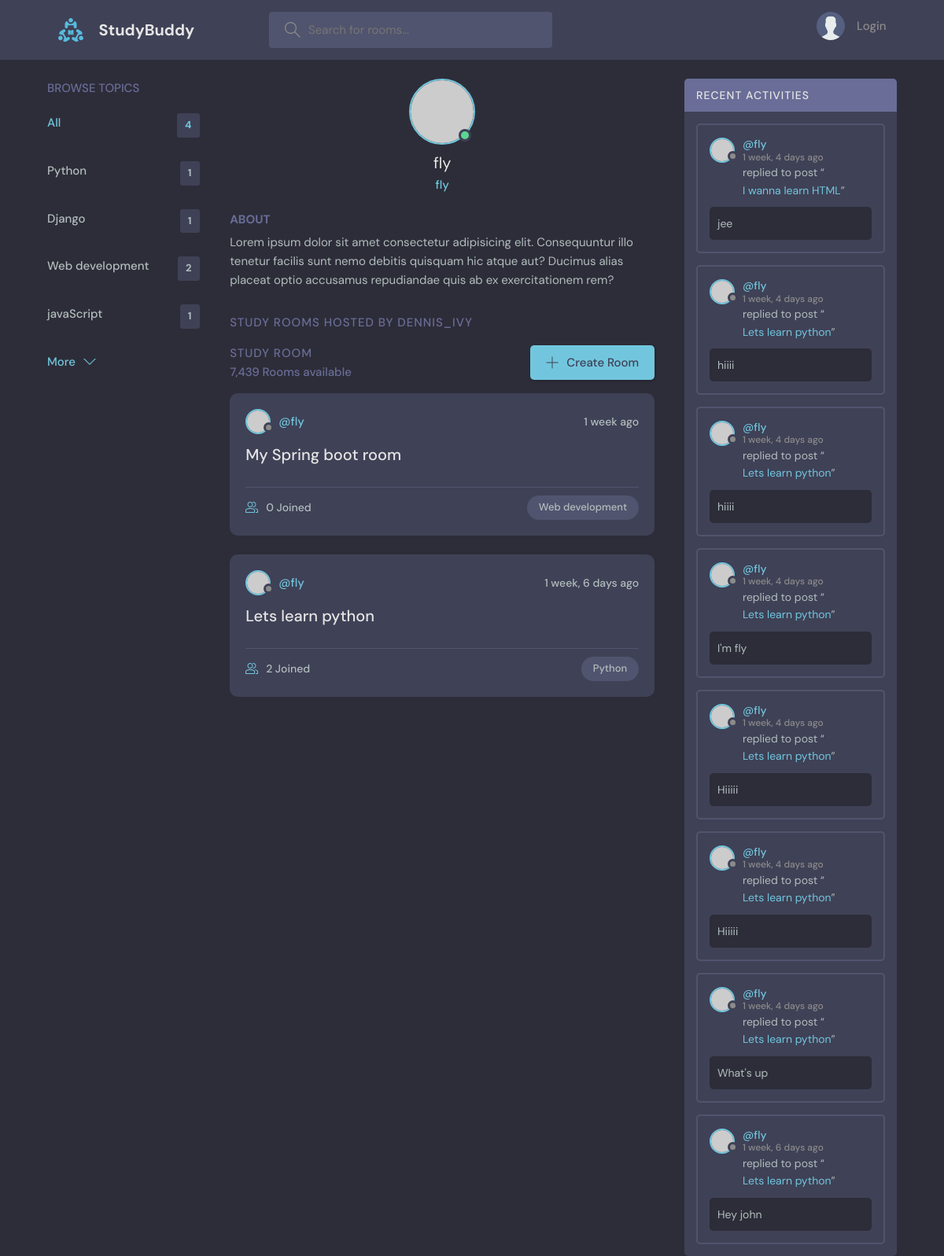
/profile/1, run on an earlier commit of the app's database.
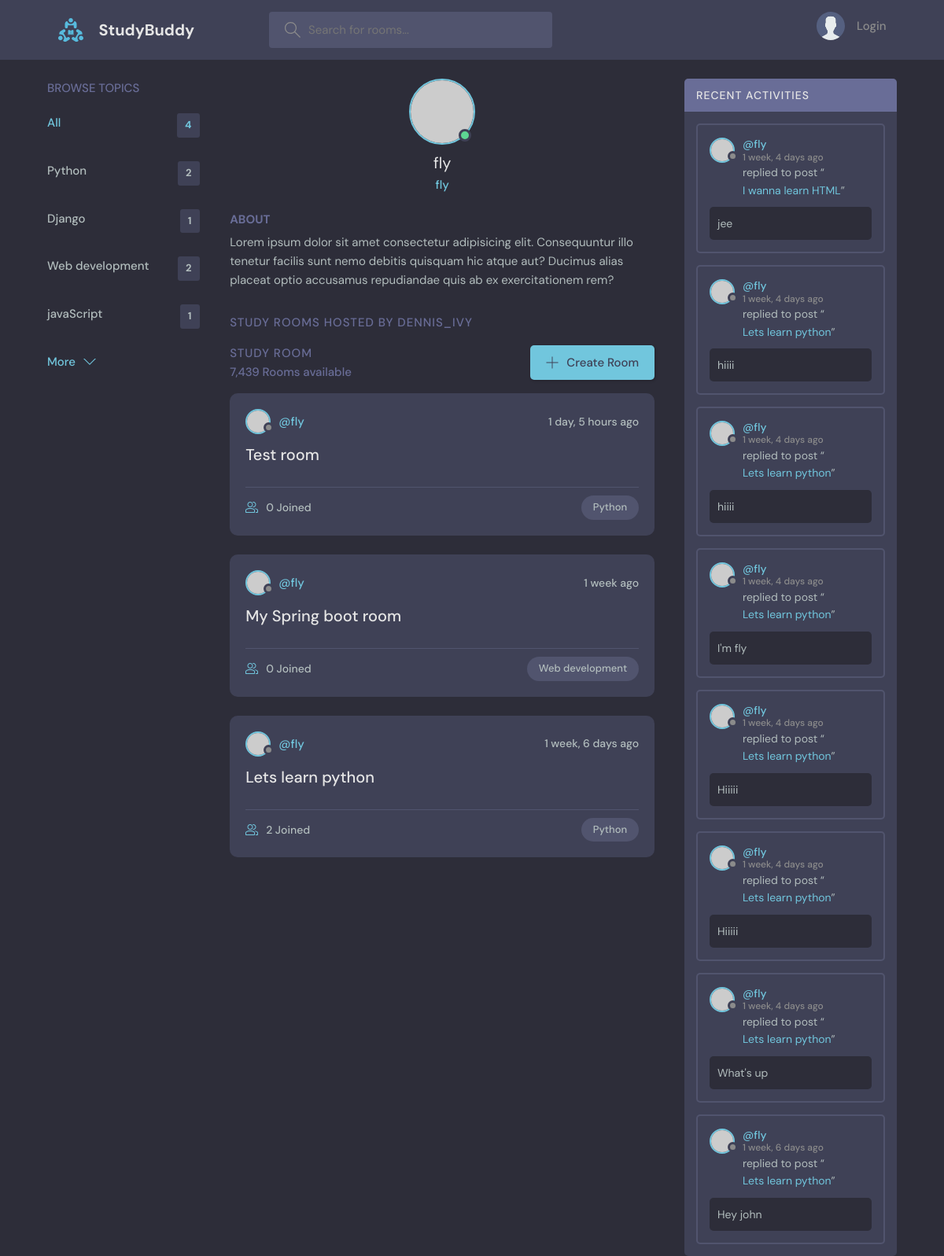
And on a later commit of the database.
### base/models.py (models this page shows, shortened)
class Topic(models.Model):
    name = models.CharField(max_length=200)
    updated = models.DateTimeField(auto_now=True)
    created = models.DateTimeField(auto_now_add=True)

class Room(models.Model):
    name = models.CharField(max_length=200)
    description = models.TextField(null=True, blank=True)
    host = models.ForeignKey(User, on_delete=models.SET_NULL, null=True)
    topic = models.ForeignKey(Topic, on_delete=models.SET_NULL, null=True)
    participants = models.ManyToManyField(User, related_name="participants")
    updated = models.DateTimeField(auto_now=True)
    created = models.DateTimeField(auto_now_add=True)
    class Meta:
        ordering = ['-updated', '-created']
    def __str__(self) -> str:
        return str(self.name)

class Message(models.Model):
    user = models.ForeignKey(User, on_delete=models.CASCADE)
    room = models.ForeignKey(Room, on_delete=models.CASCADE)
    body = models.TextField()
    updated = models.DateTimeField(auto_now=True)
    created = models.DateTimeField(auto_now_add=True)
    class Meta:
        ordering = ['-created', '-updated']

### base/views.py (the view)
# urls.py: path('profile/<str:pk>', views.user_profile, name='user-profile'),
def user_profile(request, pk):
    user = User.objects.get(id=pk)
    rooms = user.room_set.all()
    rooms_messages = user.message_set.all()
    topics = Topic.objects.all()
    context = {
        "user": user,
        "rooms": rooms,
        "topics": topics,
        "rooms_messages": rooms_messages,
    }
    return render(request, "base/profile.html", context)

### base/templates/base/profile.html (shortened to what this page needs)
{% extends 'main.html' %}
{% block content %}
    <main class="profile-page layout layout--3">
        <div class="container">
            {% include 'base/topics_component.html' %}
            <div class="roomList">
                <div class="profile">
                    <div class="profile__avatar">
                        <div class="avatar avatar--large active">
                            <img src="https://randomuser.me/api/portraits/men/11.jpg"/>
                        </div>
                    </div>
                    <div class="profile__info">
                        <h3>{{ user.username }}</h3>
                        <p>{{ user.username }}</p>
                    </div>
                    <div class="profile__about">
                        <h3>About</h3>
                        <p>
                            Lorem ipsum dolor sit amet consectetur adipisicing elit. Consequuntur illo tenetur
                            facilis sunt nemo debitis quisquam hic atque aut? Ducimus alias placeat optio
                            accusamus repudiandae quis ab ex exercitationem rem?
                        </p>
                    </div>
                </div>
                <div class="roomList__header">
                    <div>
                        <h2>Study Rooms Hosted by dennis_ivy</a>
                        </h2>
                    </div>
                </div>
                <div class="roomList">
                    <div class="roomList__header">
                        <div>
                            <h2>Study Room</h2>
                            <p>7,439 Rooms available</p>
                        </div>
                        <a class="btn btn--main" href="{% url 'room-create' %}">
                            <svg version="1.1" xmlns="http://www.w3.org/2000/svg" width="32" height="32"
                                 viewBox="0 0 32 32">
                                <title>add</title>
                                <path
                                        d="M16.943 0.943h-1.885v14.115h-14.115v1.885h14.115v14.115h1.885v-14.115h14.115v-1.885h-14.115v-14.115z"
                                ></path>
                            </svg>
                            Create Room
                        </a>
                    </div>
                    {% include 'base/feed_component.html' %}
                </div>
            </div>
            {% include 'base/activity_component.html' %}
        </div>
    </main>
{% endblock %}

### base/templates/base/topics_component.html
<div class="topics">
    <div class="topics__header">
        <h2>Browse Topics</h2>
    </div>
    <ul class="topics__list">
        <li>
            <a href="{% url 'home' %}" class="active">All <span>{{ topics.count }}</span></a>
        </li>
        {% for topic in topics %}
            <li>
                <a href="{% url 'home' %}?q={{ topic.name }}">{{ topic.name }}
                    <span>{{ topic.room_set.all.count }}</span></a>
            </li>
        {% endfor %}
    </ul>
    <a class="btn btn--link" href="../../../theme/topics.html">
        More
        <svg version="1.1" xmlns="http://www.w3.org/2000/svg" width="32" height="32" viewBox="0 0 32 32">
            <title>chevron-down</title>
            <path d="M16 21l-13-13h-3l16 16 16-16h-3l-13 13z"></path>
        </svg>
    </a>
</div>

### base/templates/base/feed_component.html (shortened to what this page needs)
{% for room in rooms %}
    <div class="roomListRoom">
        <div class="roomListRoom__header">
            <a href="{% url 'user-profile' room.host.id %}" class="roomListRoom__author">
                <div class="avatar avatar--small">
                    <img src="https://randomuser.me/api/portraits/women/11.jpg"/>
                </div>
                <span>@{{ room.host.username }}</span>
            </a>
            <div class="roomListRoom__actions">
                <span>{{ room.created|timesince }} ago</span>
            </div>
        </div>
        <div class="roomListRoom__content">
            <a href="{% url 'room-detail' room.id %}">{{ room.name }}</a>
        </div>
        <div class="roomListRoom__meta">
            <a href="{% url 'room-detail' room.id %}" class="roomListRoom__joined">
                {{ room.participants.all.count }} Joined
            </a>
            <p class="roomListRoom__topic">{{ room.topic.name }}</p>
        </div>
    </div>
{% endfor %}

### base/templates/base/activity_component.html (shortened to what this page needs)
<div class="activities">
    <div class="activities__header">
        <h2>Recent Activities</h2>
    </div>
    {% for message in rooms_messages %}
        <div class="activities__box">
            <div class="activities__boxHeader roomListRoom__header">
                <a href="{% url 'user-profile' message.user.id %}" class="roomListRoom__author">
                    <div class="avatar avatar--small">
                        <img src="https://randomuser.me/api/portraits/women/11.jpg"/>
                    </div>
                    <p>
                        @{{ message.user }}
                        <span>{{ message.created|timesince }} ago</span>
                    </p>
                </a>
            </div>
            <div class="activities__boxContent">
                <p>replied to post “<a href="{% url 'room-detail' message.room.id %}">{{ message.room }}</a>”
                </p>
                <div class="activities__boxRoomContent">
                    {{ message.body }}
                </div>
            </div>
        </div>
    {% endfor %}
</div>

What changed in the data, as far as the page shows it:
computed for Topic "Python": room_set.all.count "1" → "2"
added Room: host.username "fly", created "1 day, 5 hours", name "Test room", participants.all.count "0", topic.name "Python"
